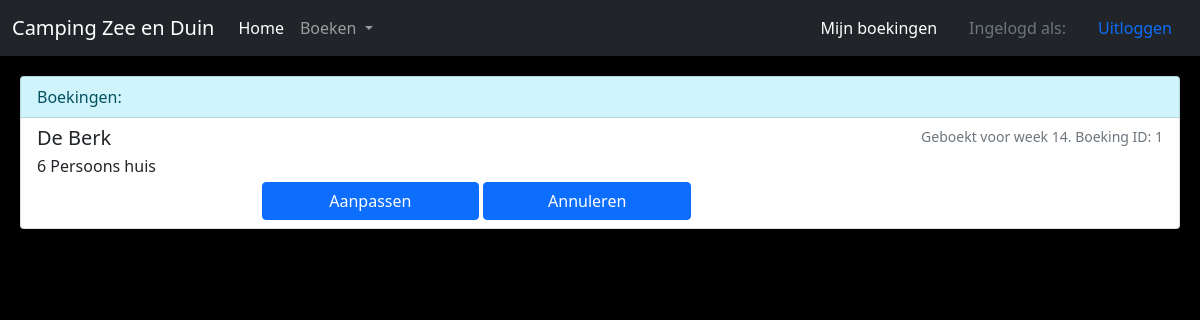
/boekingen (signed in), run on an earlier commit of the app's database.
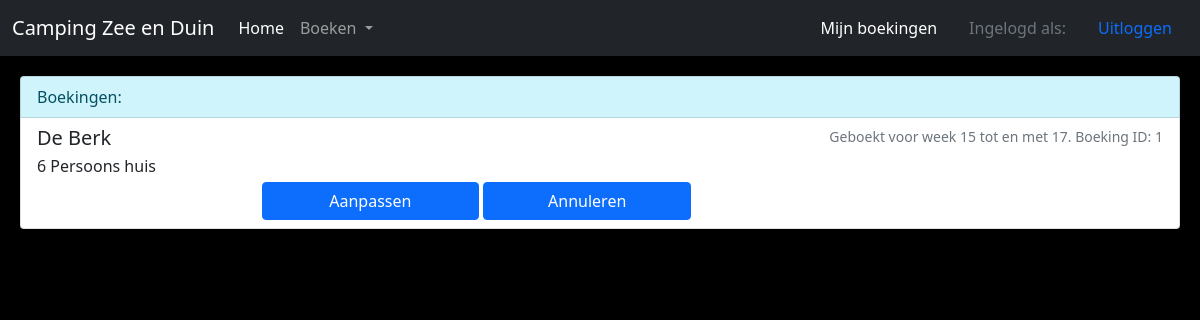
And on a later commit of the database.
### databasevuller.py (models this page shows, shortened)
class Boekingen(db.Model):
    __tablename__='Boekingen'
    id=db.Column(db.Integer,primary_key=True)
    klanten_id= db.Column(db.Integer, db.ForeignKey('Klanten.id'))
    Klanten = db.relationship('Klanten', backref='Boekingen', uselist=False)
    Bungalow_id= db.Column(db.Integer, db.ForeignKey('Huizen.id'))
    stemmer = db.relationship('Huizen', backref='Boekingen', uselist=False)
    weeknummer= db.Column(db.Integer)
    lengte= db.Column(db.Integer)

class Huizen(db.Model):
    __tablename__ = 'Huizen'
    id = db.Column(db.Integer,primary_key=True)
    naam = db.Column(db.Text)
    type = db.Column(db.Integer)

class Types(db.Model):
    __tablename__ = 'Types'
    id = db.Column(db.Integer,primary_key=True)
    personen = db.Column(db.Integer)
    weekprijs = db.Column(db.Integer)

### bungalowpark.py (the view)
@app.route("/boekingen")
def boekingen():
    with app.app_context():
        if Boekingen.query.all()!=[]:
            boekingen=[]
            for x in (Boekingen.query.join(Huizen,Boekingen.Bungalow_id==Huizen.id).add_columns(Boekingen.id,
                                                                                                Boekingen.klanten_id,
                                                                                                Boekingen.weeknummer,
                                                                                                Boekingen.lengte,
                                                                                                Huizen.naam,
                                                                                                Huizen.type
                                                                                                ).all()):
                if x.klanten_id == session['id']:
                    boekingen.append((x.id, x.weeknummer, x.naam,x.type, x.lengte))
            session['boeks']=boekingen
        else:
            session['boeks']=[]
        types=[]
        for x in (Types.query.all()):
                types.append((x.id,x.personen,x.weekprijs))
        session['types']=types
        return render_template('boekingen.html')

### Templates/boekingen.html (shortened to what this page needs)
{% extends "template.html" %}
{% block inhoud %}
<ul class="list-group" style="margin: 20px;">
    <li class="list-group-item list-group-item-info">Boekingen:</li>
    {%if session['boeks'] ==[]%}
        <a>U heeft geen boekingen</a>
    {%else%}
        {% for i in session['boeks']: %}
            <a href="#" class="list-group-item list-group-item-action">
                <div class="d-flex w-100 justify-content-between">
                    <h5 class="mb-1">{{i[2]}}</h5>
                    {% if i[4] == 1%}
                    <small class="text-muted">Geboekt voor week {{i[1]}}. Boeking ID: {{i[0]}}</small>
                    {%else%}
                    <small class="text-muted">Geboekt voor week {{i[1]}} tot en met {{i[1]+i[4]-1}}. Boeking ID: {{i[0]}}</small>
                    {%endif%}
                </div>
                <div>
                    <p class="mb-1">{{session['types'][i[3]-1][1]}} Persoons huis</p>
                    <form action="{{url_for('aanpassen')}}" method="get" style="float: left; margin-left: 20%;" >
                        <button type="submit" class="btn btn-primary" style="width: 200%;">Aanpassen</button>
                    </form>
                    <form action="{{url_for('annuleren')}}" method="get" style="float: left; margin-left: 10%;" >
                        <button type="submit" class="btn btn-primary" style="width: 200%;">Annuleren</button>
                    </form>
                </div>
            </a>
        {%endfor%}
    {%endif%}
</ul>
{% endblock %}

### Templates/template.html (shortened to what this page needs)
<!DOCTYPE html>
<html lang="nl">
  <head>
      <link href="https://cdn.jsdelivr.net/npm/bootstrap@5.0.2/dist/css/bootstrap.min.css" rel="stylesheet">
      <link rel="stylesheet" href="{{url_for('static', filename='bungalowpark.css')}}">
  </head>
  <body>
    <nav class="navbar navbar-expand-lg navbar-dark bg-dark">
        <div class="container-fluid">
          <a class="navbar-brand" href="contact">Camping Zee en Duin</a>
          <div class="collapse navbar-collapse" id="navbarSupportedContent">
            <ul class="navbar-nav me-auto mb-2 mb-lg-0">
              <li class="nav-item">
                <a class="nav-link active" aria-current="page" href="/">Home</a>
              </li>
              <li class="nav-item dropdown">
                <a class="nav-link dropdown-toggle" href="#" id="navbarDropdown" role="button" data-bs-toggle="dropdown" aria-expanded="false">
                  Boeken
                </a>
              </li>
            </ul>
              {% if session['logged_in']== 1%}
                <a class="nav-link active" style="color: white" aria-current="page" href="boekingen">Mijn boekingen</a>
                <a class="nav-link disabled" href="#" tabindex="-1" aria-disabled="true">Ingelogd als: {{session['Naam']}} </a>
                <a class="nav-link active" aria-current="page" href="uitloggen">Uitloggen</a>
              {% else %}
                <a class="nav-link active" aria-current="page" href="inloggen">Inloggen</a>
              {%endif%}
          </div>
        </div>
    </nav>
      {% block inhoud %}
      {% endblock %}
  </body>
</html>

### static/bungalowpark.css (style rules this page uses)
body { background-color: rgb(0, 0, 0); background-image: url("homepagebg.png"); background-repeat: no-repeat; background-size: auto; background-attachment: fixed; margin: 0px; }

What changed in the data, as far as the page shows it:
changed Boekingen "De Berk": lengte 1 → 3 (drawn); i[1]+i[4]-1 (not shown) → "17"; weeknummer "14" → "15"
